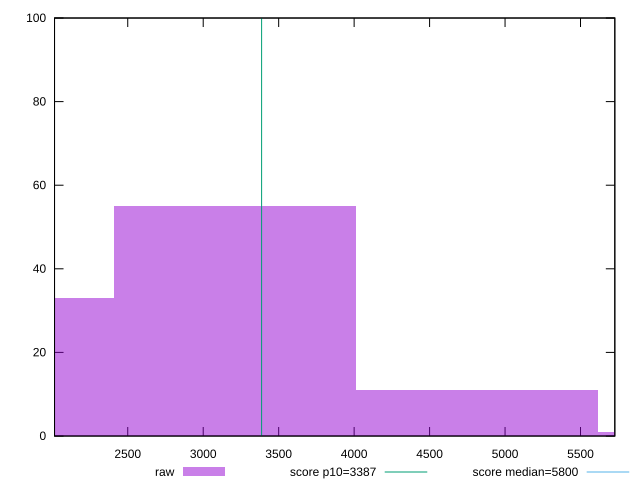

Here is the gnuplot script that generated this plot:
reset

$raw <<EOF
4812.621958151043 11
3208.414638767362 55
1604.207319383681 33
6416.829277534724 1
EOF

set key outside below
set boxwidth 1604.207319383681
set xrange [2014.880375999669:5727.350779999637]
set yrange [0:100]
set trange [0:100]
set style fill transparent solid 0.5 noborder

set parametric
set terminal svg size 640, 490 enhanced background rgb 'white'
set output "report_00015_2021-02-09T16-11-33.973Z/speed-index/samples/pages+cached+noadtech+nomedia/raw/histogram.svg"

plot $raw title "raw" with boxes, \
     3387,t title "score p10=3387", \
     5800,t title "score median=5800"

reset
